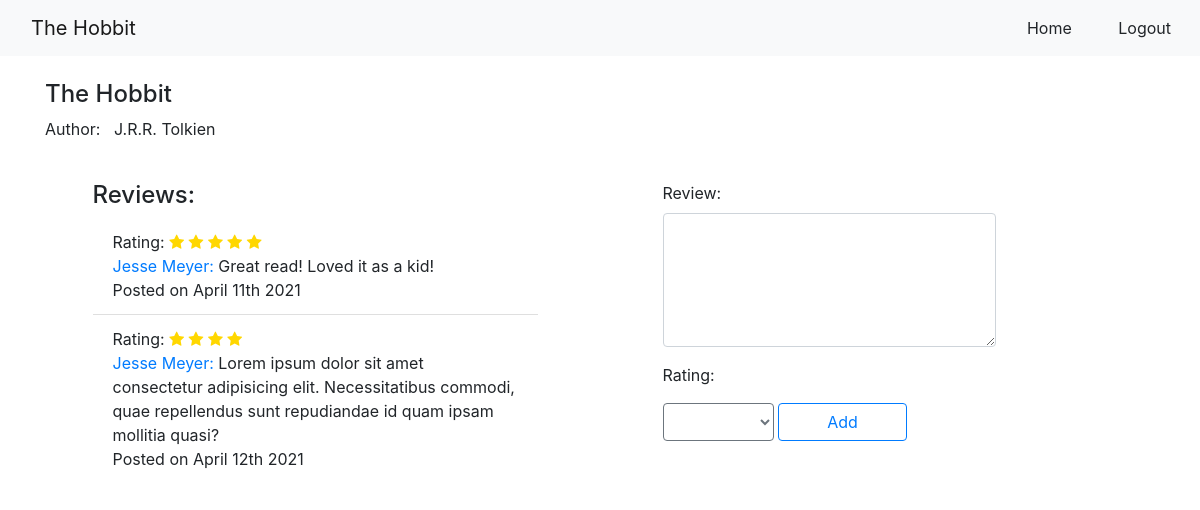
Screenshot of /books/1 (signed in) with the database file from the repository.
### dojoApp/models.py (models this page shows)
class Book(models.Model):
    title = models.CharField(max_length=255)
    desc = models.TextField(blank=True)
    uploaded_by = models.ForeignKey(User, related_name='books_uploaded', on_delete=models.CASCADE)
    liked_by = models.ManyToManyField(User, related_name="liked_books", blank=True)
    created_at = models.DateTimeField(auto_now_add=True)
    updated_at = models.DateTimeField(auto_now=True)
    objects = CheckBook()

class Author(models.Model):
    first_name = models.CharField(max_length=255)
    last_name = models.CharField(max_length=255)
    books = models.ManyToManyField(Book, related_name="authors", blank=True)
    notes = models.CharField(max_length=255, blank=True)
    created_at = models.DateTimeField(auto_now_add=True)
    updated_at = models.DateTimeField(auto_now=True)
    @property
    def full_name(self):
        return f"{self.first_name} {self.last_name}"

class Review(models.Model):
    review = models.TextField()
    rating = models.IntegerField(choices=RATING_CHOICES)
    book = models.ForeignKey(Book, related_name='reviews', on_delete=models.CASCADE)
    user = models.ForeignKey(User, related_name='book_reviews', on_delete=models.CASCADE)
    created_at = models.DateTimeField(auto_now_add=True)
    updated_at = models.DateTimeField(auto_now=True)
    objects = CheckReview()

### loginApp/models.py (models this page shows)
class User(models.Model):
    first_name = models.CharField(max_length=50)
    last_name = models.CharField(max_length=50)
    alias = models.CharField(max_length=50, blank=True)
    email = models.CharField(max_length=75)
    password = models.CharField(max_length=75)
    created_at = models.DateTimeField(auto_now_add=True)
    updated_at = models.DateTimeField(auto_now=True)
    objects = CheckUser()
    @property
    def full_name(self):
            return f"{self.first_name} {self.last_name}"

### dojoApp/views.py (the view)
# urls.py: path('books/<int:bid>', views.book_info),
def book_info(request, bid):
    user_id = request.session['user_id']
    book = Book.objects.get(id=bid)
    author = Author.objects.get(books__id=bid)
    reviews = Review.objects.filter(book=book)
    context = {
        "book": book,
        "reviews": reviews,
        "author": author,
        "user": User.objects.get(id=user_id),
        "rateScale": range(1, 6),
    }
    if 'errors' in request.session:
        context['errors'] = request.session['errors']
    return render(request, "info.html", context)

### dojoApp/templates/info.html (shortened to what this page needs)
<!DOCTYPE html>
<html lang="en">
<head>
    {% load static %}
    <link rel="stylesheet" href="https://cdn.jsdelivr.net/npm/bootstrap@4.6.0/dist/css/bootstrap.min.css">
    <link rel="stylesheet" href="https://cdnjs.cloudflare.com/ajax/libs/font-awesome/4.7.0/css/font-awesome.min.css">
    <link rel="stylesheet" href="{% static 'css/style.css' %}">
</head>
<body>
    <div class="row">
        <div class="col-md-12 justify-content-between">
            <nav class="navbar navbar-light bg-light ">
                <div class="col-md-3 navbar-brand">{{ book.title }}</div>
                <div class="col-md-3.5 align-content-end">
                    <a class="nav-item btn btn-light" href="/books">Home</a>
                    <a class="nav-item btn btn-light ml-3" href="/logout">Logout</a>
                </div>
            </nav>
        </div>
    </div>
    <div class="container">
        <div class="row justify-content-left">
            <div class="col-md-10 mt-4">
                <h4>{{ book.title }}</h4>
                <p>Author: &nbsp {{ author.full_name }}</p>
            </div>
        </div>
        <div class="row justify-content-around ">
            <div class="col-md-5 mt-4">
                <h4>Reviews:</h4>
                <ul style="max-height: 380px; overflow-y: auto; overflow-x:hidden;" class="list-group list-group-flush">
                    {% for review in reviews %}
                        <li class="list-group-item">
                            <span>Rating: </span>
                            {% with ''|center:review.rating as range %}
                                {% for _ in range %}
                                    <span class="fa fa-star checked" style="color:gold;"></span>
                                {% endfor %}
                            {% endwith %}
                            <br>
                            <a href="/cl/users/{{user.id}}">{{ review.user.full_name }}: </a>
                            <span>{{ review.review }}</span><br>
                            <span>Posted on {{ review.created_at|date:"F jS Y" }}</span><br>
                        </li>
                    {% endfor %}
                </ul>
            </div>
            <div class="col-md-5 mt-4 form-group">
                <form action="update/{{book.id}}" method="post" class="form-group">
                    <label for="review" class="" >Review: </label>
                    <textarea name="review" id="review" rows="5" class="form-control w-75"></textarea>
                    <label for="rating" class="mt-3" >Rating: </label><br>
                    <select name="rating" id="rating" class="btn btn-outline-secondary dropdown-toggle form-control w-25">
                        <option value=""></option>
                        {% for i in rateScale %}
                            <option value="{{ i }}">{{ i }}</option>
                        {% endfor %}
                    </select>
                    <input type="submit" value="Add" class="btn btn-outline-primary px-5 my-2 " id="submit">
                </form>
            </div>
        </div>
    </div>
</body>
</html>

### dojoApp/static/css/style.css (style rules this page uses)
* { margin: 0px; padding: 0px; }

### rows the page displays
Book: title "The Hobbit"
Author: full_name "J.R.R. Tolkien"
Review: rating 5 (drawn), user.full_name "Jesse Meyer", review "Great read! Loved it as a kid!", created_at "April 11th 2021"
Review: rating 4 (drawn), user.full_name "Jesse Meyer", review "Lorem ipsum dolor sit amet consectetur adipisicing elit. Necessitatibus commodi, quae repellendus sunt repudiandae id quam ipsam mollitia quasi?", created_at "April 12th 2021"
